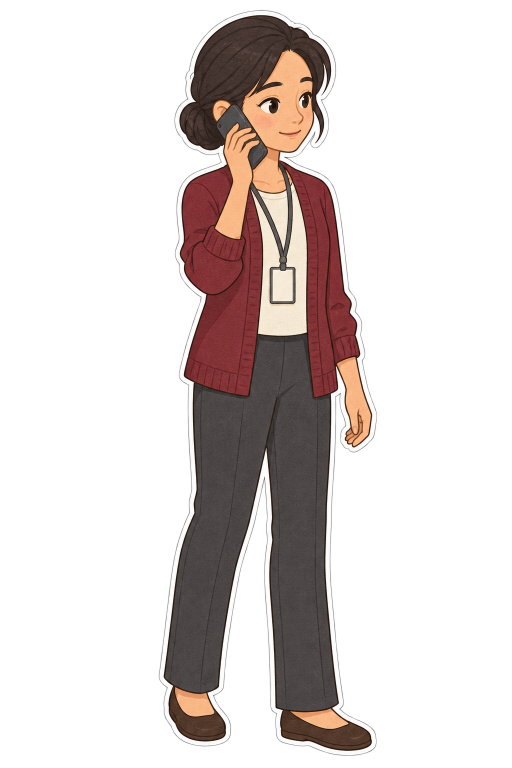
#> input picture review/G5/a3/raw/pose_lin_phone_v01.png, 1024 x 1536 px (shown at 1/2 size)
$ python build_a3_fix2_art.py
#> lines starting #> are read from the running program, lines starting #| are printed output that depends on the picture; after the words box and inside, x2 and y2 are one past the last pixel; in counts of white or black regions, pixels touching at a corner belong together
### review/G5/shared_art/scripts/g5lib.py
"""G5 共用美術的共用函式：去背整理、自動檢查、退路臉部範圍量測與兩眼同閉模擬。"""
import math
from pathlib import Path

import numpy as np
from PIL import Image, ImageDraw, ImageFont
from scipy import ndimage
from skimage import color as skc

ROOT = Path(__file__).resolve().parents[4]
FONT_PATH = "/System/Library/AssetsV2/com_apple_MobileAsset_Font8/86ba2c91f017a3749571a82f2c6d890ac7ffb2fb.asset/AssetData/PingFang.ttc"


# [14 lines left out: functions font, hsv, not called in this run]


def lab_of(rgb):
    return skc.rgb2lab(rgb.astype(np.float32) / 255.0)


def bleed(a):
    m = a[..., 3] > 0
    if m.all() or not m.any():
        return a
    _, (iy, ix) = ndimage.distance_transform_edt(~m, return_indices=True)
    out = a.copy()
    out[~m, :3] = a[iy[~m], ix[~m], :3]
    return out


def clean_alpha(a, min_comp=200, keep_largest=None):
    """Codex 圖：alpha<24→0、≥250→255，移除小雜點。回傳 (清理後, 移除像素數)。"""
    a = a.copy()
    a[..., 3] = np.where(a[..., 3] < 24, 0, a[..., 3])
    a[..., 3] = np.where(a[..., 3] >= 250, 255, a[..., 3])
    lab, n = ndimage.label(a[..., 3] > 0)
    if n == 0:
        return a, 0
    sizes = ndimage.sum(np.ones_like(lab), lab, range(1, n + 1))
    if keep_largest:
        order = np.argsort(sizes)[::-1][:keep_largest]
        keep = np.isin(lab, 1 + order)
    else:
        keep = np.isin(lab, 1 + np.nonzero(sizes >= min_comp)[0])
    removed = int(((a[..., 3] > 0) & ~keep).sum())
    a[~keep, 3] = 0
    return a, removed


def crop_pad(a, pad=16, pad_left=None):
    ys, xs = np.nonzero(a[..., 3] > 0)
    pl = pad if pad_left is None else pad_left
    x0, y0, x1, y1 = xs.min() - pl, ys.min() - pad, xs.max() + 1 + pad, ys.max() + 1 + pad
    crop = np.zeros((y1 - y0, x1 - x0, 4), np.uint8)
    sx0, sy0, sx1, sy1 = max(x0, 0), max(y0, 0), min(x1, a.shape[1]), min(y1, a.shape[0])
    crop[sy0 - y0:sy1 - y0, sx0 - x0:sx1 - x0] = a[sy0:sy1, sx0:sx1]
    return bleed(crop), (int(x0), int(y0))


def edge_margins(a, th=128):
    m = a[..., 3] >= th
    ys, xs = np.nonzero(m)
    H, W = m.shape
    return {"left": int(xs.min()), "top": int(ys.min()), "right": int(W - 1 - xs.max()), "bottom": int(H - 1 - ys.max())}


def checks(a, raw=None, expect_touch=()):
    """自動檢查：霧邊、白邊、深色細線、裁切、平光。a＝最終 RGBA（uint8）。"""
    alpha = a[..., 3]
    m = alpha >= 128
    out = {}
    # 霧邊：離不透明範圍 > 3 px 還有 alpha>0 的像素
    dist_out = ndimage.distance_transform_edt(~m)
    fog = (alpha > 0) & (dist_out > 3)
    out["fog_px"] = int(fog.sum())
    out["semi_alpha_px"] = int(((alpha > 0) & (alpha < 255)).sum())
    out["semi_alpha_ratio_of_edge"] = round(out["semi_alpha_px"] / max(1, int((m ^ ndimage.binary_erosion(m)).sum())), 3)
    if raw is not None:
        ra = raw[..., 3]
        rm = ra >= 128
        rd = ndimage.distance_transform_edt(~rm)
        out["raw_fog_px"] = int(((ra > 0) & (ra < 24) & (rd > 3)).sum())
        out["raw_margins"] = edge_margins(raw)
        touch = [k for k, v in out["raw_margins"].items() if v <= 2]
        out["raw_touches_edge"] = touch
        out["crop_ok"] = all(t in expect_touch for t in touch)
    # 白邊：沿外輪廓往內 d px 的像素有多少是紙芯白
    din = ndimage.distance_transform_edt(m)
    lab = lab_of(a[..., :3])
    L, C = lab[..., 0], np.hypot(lab[..., 1], lab[..., 2])
    white = (L > 86) & (C < 14)
    dark = L < 50
    prof = []
    for d in range(1, 25):
        ring = m & (din > d - 1) & (din <= d)
        prof.append(round(float(white[ring].mean()), 3) if ring.any() else 0.0)
    out["white_profile_1_24"] = prof
    # 白邊起點：前 4 px 內第一個白色比例 ≥0.5 的環（有些圖白邊外還有 1–2 px 深色細線）
    start = next((i for i in range(4) if prof[i] >= 0.5), None)
    width = 0
    if start is not None:
        for f in prof[start:]:
            if f < 0.5:
                break
            width += 1
    out["white_border_start_px"] = start
    out["outer_dark_line"] = bool(start is not None and start >= 2)
    out["white_border_px"] = width
    end = (start or 0) + width
    ring_in = m & (din > end + 0.5) & (din <= end + 4.5)
    out["dark_line_inside_border"] = round(float(dark[ring_in].mean()), 3) if ring_in.any() else 0.0
    # 白邊連續性：白邊範圍內（去掉頭尾 1 px）的白色比例平均
    seg = prof[(start or 0) + 1:max((start or 0) + 2, end - 1)]
    out["white_border_coverage"] = round(float(np.mean(seg)), 3) if width >= 3 else 0.0
    out["white_border_ok"] = bool(width >= 6 and out["white_border_coverage"] >= 0.8)
    # 平光：角色內部（離邊 ≥ 20 px）左右半邊 L* 中位差
    core = m & (din > 20)
    ys, xs = np.nonzero(core)
    if len(xs):
        cx = np.median(xs)
        lft, rgt = core & (np.arange(a.shape[1])[None, :] < cx), core & (np.arange(a.shape[1])[None, :] >= cx)
        out["lr_L_median_diff"] = round(float(abs(np.median(L[lft]) - np.median(L[rgt]))), 1)
    # 暖色偏：全圖非膚色不透明處的平均 b*
    out["mean_b"] = round(float(lab[..., 2][core].mean()), 1) if core.any() else None
    return out


# [17 lines left out: function garment_stats, not called in this run]


def delta_e(l1, l2):
    return round(float(np.sqrt(sum((x - y) ** 2 for x, y in zip(l1, l2)))), 1)


# ---------- 退路臉部：模擬 app/src/stage/face.ts 的 drawFallback（眼睛 closed／half） ----------

# [227 lines left out: functions sample_skin, fallback_slot_box, render_eyes, quad, blink_check, detect_face and 2 more, not called in this run]

### review/G5/a3/scripts/build_a3_fix2_art.py
"""第三幕（a3）修正第 2 輪美術：兩張 Codex 原檔 → assets/generated（原樣、加版本號）→ assets/final（去雜點、裁透明邊＋16 px）。

  raw/pose_lin_phone_v01.png      → assets/final/chr-lin_pose-phone_v01.png（林老師朝右、手機貼耳；a3_c008 走出教室前）
  raw/set_a3_classmates_v01.png   → assets/final/sets/a3_classroom/classmate-a_v01.png、classmate-b_v01.png
                                    （教室後排兩個同學的背影，同畫風、不透明、有紙纖維；取代 students_v02 的幾何背影）
並把林老師的新姿勢登記到 assets/final/rig/show_characters.json 的 lin.poses.phone（只加這一筆；讀、改、寫暫存檔再搬回）。
自動檢查（g5lib.checks：霧邊、白邊、裁切、左右 L*）＋酒紅毛衣 ΔE（對母版）寫到 review/G5/a3/import.json。

用法：/opt/anaconda3/bin/python3 review/G5/a3/scripts/build_a3_fix2_art.py
"""
import json
import os
import shutil
import sys
import tempfile
from pathlib import Path

import numpy as np
from PIL import Image
from scipy import ndimage

ROOT = Path(__file__).resolve().parents[4]
sys.path.insert(0, str(ROOT / "review/G5/shared_art/scripts"))
import g5lib as L  # noqa: E402
from process_chars import GARMENTS  # noqa: E402  （只讀共用設定）

RAW = ROOT / "review/G5/a3/raw"
GEN = ROOT / "assets/generated"
FIN = ROOT / "assets/final"
OUT = ROOT / "review/G5/a3"


def rel(p):
    return str(Path(p).relative_to(ROOT))


def finish(a, dst, raw=None):
    a, removed = L.clean_alpha(a)
    crop, off = L.crop_pad(a, 16)
    Image.fromarray(crop, "RGBA").save(dst, optimize=True)
    al = crop[..., 3] >= 128
    rows = np.nonzero(al.any(1))[0]
    return crop, {"final": rel(dst), "size": [int(crop.shape[1]), int(crop.shape[0])], "offset_from_source": list(off),
                  "stray_px_removed": removed, "height_px": int(rows.max() - rows.min() + 1),
                  "checks": L.checks(crop, raw)}


def lin_phone():
    raw = RAW / "pose_lin_phone_v01.png"
    gen = GEN / "chr-lin_pose-phone_v01.png"
    shutil.copyfile(raw, gen)
    a = np.array(Image.open(raw).convert("RGBA"))
    crop, rec = finish(a, FIN / "chr-lin_pose-phone_v01.png", a)
    rec.update({"raw": rel(raw), "generated": rel(gen), "character": "lin", "part": "pose-phone"})
    master = np.array(Image.open(FIN / "chr-lin_master_v01.png").convert("RGBA"))
    gs = {}
    for g in GARMENTS["lin"]:
        st = L.garment_stats(crop, g[1], g[2], g[3], g[4], g[5])
        ref = L.garment_stats(master, g[1], g[2], g[3], g[4], g[5])
        if st and ref:
            st["dE_vs_master"] = L.delta_e(st["lab"], ref["lab"])
        gs[g[0]] = st
    rec["garments"] = gs
    return rec


# [38 lines left out: functions classmates, register_pose, not called in this run]


def main():
    path = OUT / "import.json"
    info = json.loads(path.read_text()) if path.exists() else {}
    info["pose_lin_phone_v01"] = lin_phone()
#> in lin_phone, a is the input picture: shape (1536, 1024, 4); mean R, G, B, A 67.4, 58.5, 56.1, 69.3
#> in clean_alpha, `lab, n = ndimage.label(a[..., 3] > 0)`:
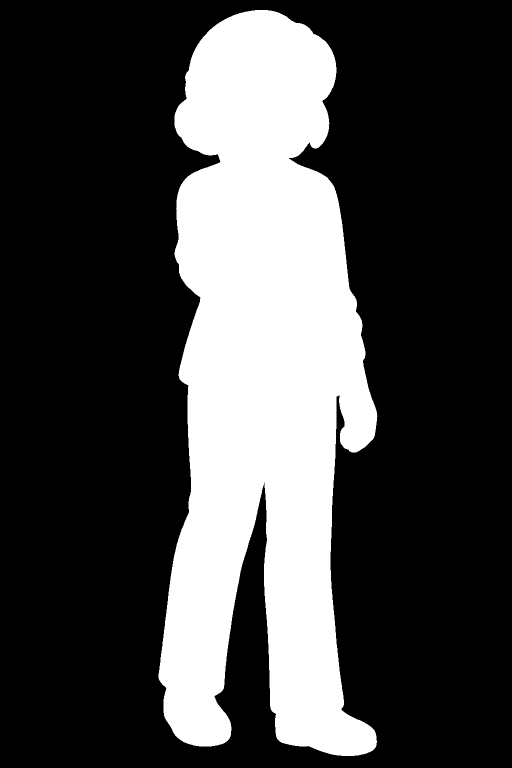
#> lab: shape (1536, 1024) int32 (shown at 1/2 size); values 0 (black) and 1 (white), 27.7% white; 1 white region, box (x1, y1, x2, y2) and area: (317, 20, 755, 1512) 435447
#> in clean_alpha, `lab, n = ndimage.label(a[..., 3] > 0)`: n = 1
#> in clean_alpha, `sizes = ndimage.sum(np.ones_like(lab), lab, range(1, n + 1))`: sizes = [435447]
#> in clean_alpha, `removed = int(((a[..., 3] > 0) & ~keep).sum())`: removed = 0
#> in crop_pad, `x0, y0, x1, y1 = xs.min() - pl, ys.min() - pad, xs.max() + 1 + pad, ys..`: x0 = 301; y0 = 4; x1 = 771; y1 = 1528
#> in crop_pad, `sx0, sy0, sx1, sy1 = max(x0, 0), max(y0, 0), min(x1, a.shape[1]), min(..`: sx0 = 301; sy0 = 4; sx1 = 771; sy1 = 1528
#> in bleed, `_, (iy, ix) = ndimage.distance_transform_edt(~m, return_indices=True)`:
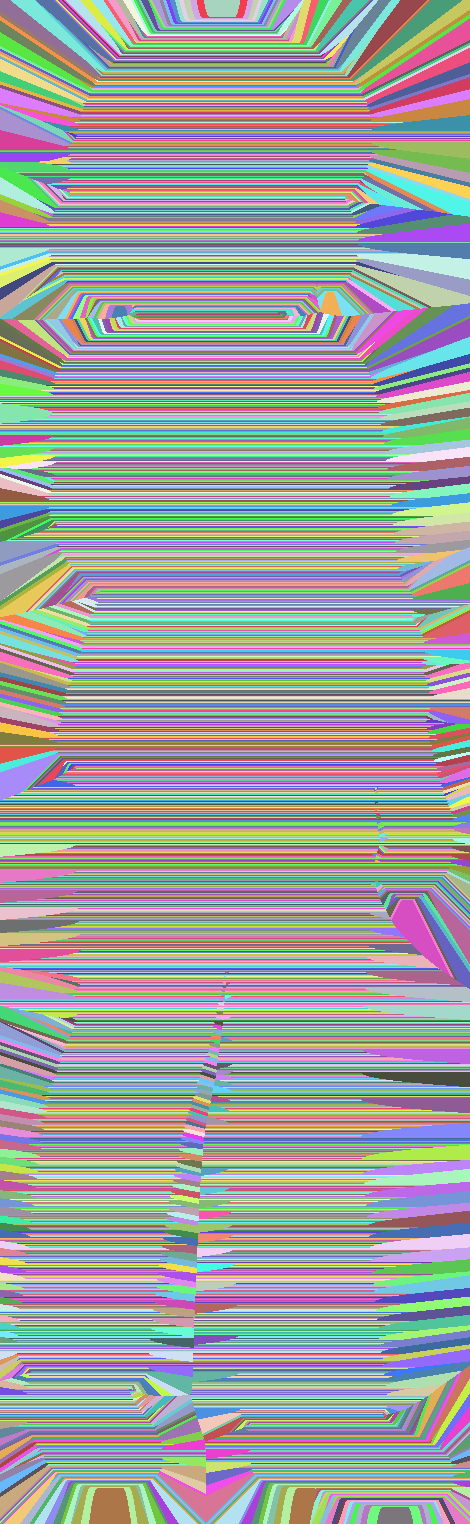
#> iy: shape (1524, 470) int32; 1492 distinct labels, from 16 to 1507; one colour per label, 0 black
#> in bleed, `_, (iy, ix) = ndimage.distance_transform_edt(~m, return_indices=True)`:
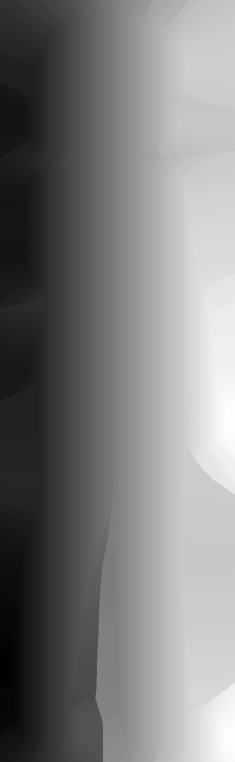
#> ix: shape (1524, 470) int32 (shown at 1/2 size); min 16, max 453, mean 230.7; drawn with min black and max white
#> in finish, `crop, off = L.crop_pad(a, 16)`: off = (301, 4)
#> in finish, `rows = np.nonzero(al.any(1))[0]`: rows = 1490 values from 17 to 1506
#> in checks, `rd = ndimage.distance_transform_edt(~rm)`:
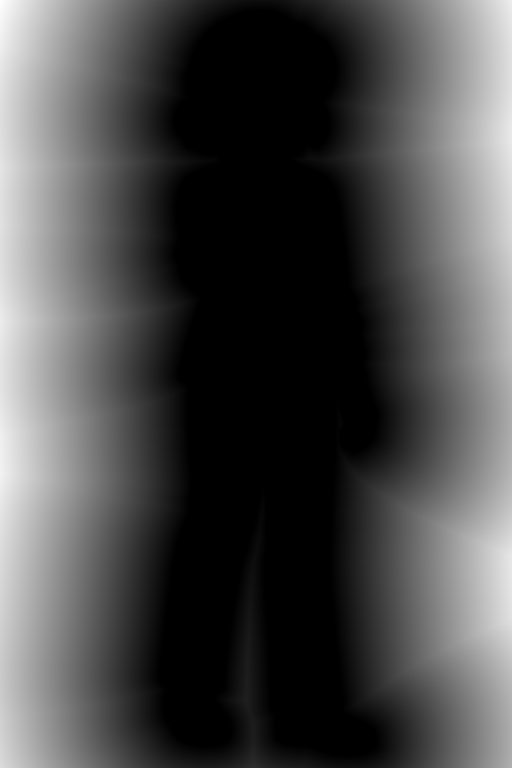
#> rd: shape (1536, 1024) float64 (shown at 1/2 size); min 0, max 400.4, mean 116.9; drawn with min black and max white
#> in checks, `touch = [k for k, v in out["raw_margins"].items() if v <= 2]`: touch = []
#> after the loop in checks, `for d in range(1, 25):`:
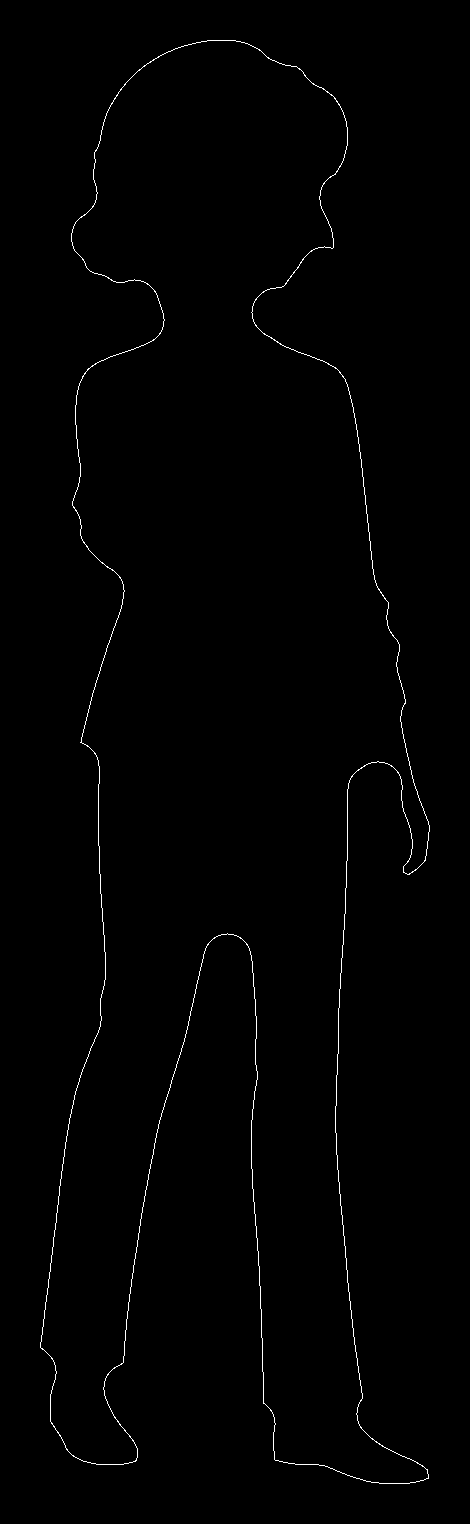
#> ring: shape (1524, 470) bool; 0.67% white in thin lines or dots, all inside (x1, y1, x2, y2) = (40, 40, 430, 1484)
#> after the loop in checks, `for d in range(1, 25):`: prof = [0.005, 0.796, 0.996, 0.998, 0.999, 0.999, 0.998, 0.997, 0.996, 0.472, 0.045, 0.034, 0.03, 0.027, 0.026, 0.022, 0.022, 0.019, 0.019, 0.017, 0.017, 0.015, 0.015, 0.013]
#> in checks, `start = next((i for i in range(4) if prof[i] >= 0.5), None)`: start = 1
#> the loop in checks, `for f in prof[start:]:` made 9 passes
#> f on passes 1 to 8: 0.796, 0.996, 0.998, 0.999, 0.999, 0.998, 0.997, 0.996
#> after the loop in checks, `for f in prof[start:]:`: width = 8
#> in checks, `end = (start or 0) + width`: end = 9
#> in checks, `seg = prof[(start or 0) + 1:max((start or 0) + 2, end - 1)]`: seg = [0.996, 0.998, 0.999, 0.999, 0.998, 0.997]
#> in checks, `cx = np.median(xs)`: cx = 228
#> in checks, `lft, rgt = core & (np.arange(a.shape[1])[None, :] < cx), core & (np.ar..`:
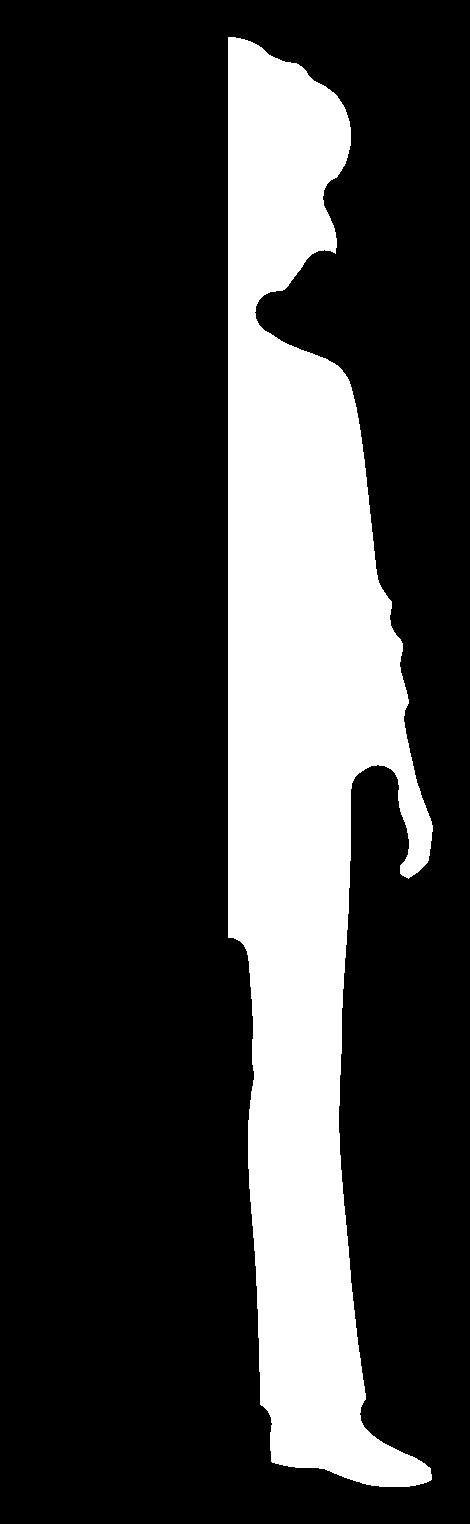
#> rgt: shape (1524, 470) bool; 23.1% white; 1 white region, box (x1, y1, x2, y2) and area: (228, 37, 433, 1487) 165565
#> in lin_phone, `crop, rec = finish(a, FIN / "chr-lin_pose-phone_v01.png", a)`: rec = 6 items
    info["set_a3_classmates_v01"] = classmates()
    path.write_text(json.dumps(info, ensure_ascii=False, indent=1, default=str))
    c = info["pose_lin_phone_v01"]["checks"]
    print("lin phone", info["pose_lin_phone_v01"]["size"], "白邊", c.get("white_border_px"), c.get("white_border_ok"), "霧", c.get("fog_px"),
          "裁切", c.get("raw_touches_edge"), "左右L差", c.get("lr_L_median_diff"),
          {k: (v and (v.get("L*"), v.get("dE_vs_master"))) for k, v in info["pose_lin_phone_v01"]["garments"].items()})
    for k, r in info["set_a3_classmates_v01"]["pieces"].items():
        c = r["checks"]
        print("classmate", k, r["size"], "白邊", c.get("white_border_px"), c.get("white_border_ok"), "霧", c.get("fog_px"), "左右L差", c.get("lr_L_median_diff"))
    print(register_pose())


if __name__ == "__main__":
#> (the run stopped early here; a loop or call above may not have finished)
